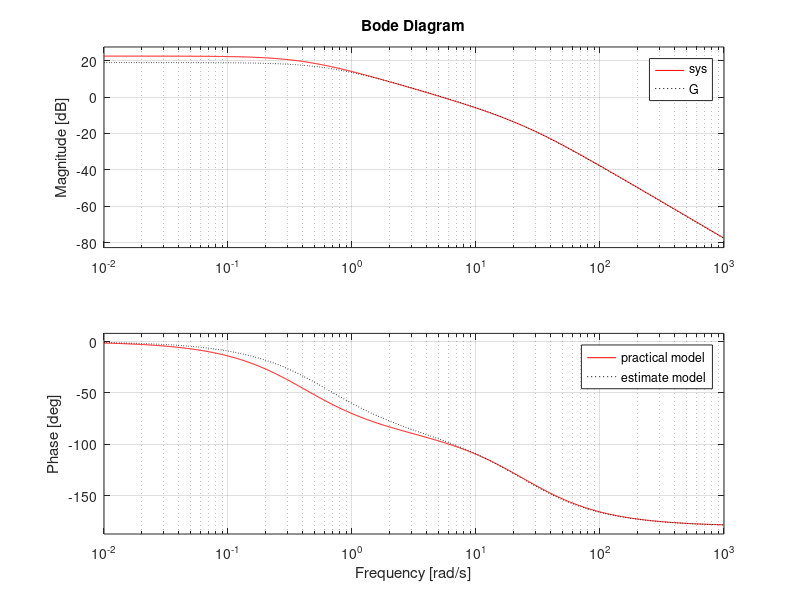

Recreate this plot in MATLAB.
%Transfer function identification with frequency test
clear all;
close all;

ts=0.001;
a=25;b=133;c=10;
sys=tf(b,[1,a,c]);
dsys=c2d(sys,ts,'z');
[num,den]=tfdata(dsys,'v');

Am=0.5; 
kk=0;

for F=1:0.5:10
kk=kk+1;
FF(kk)=F;

u_1=0.0;u_2=0.0;
y_1=0;y_2=0;

for k=1:1:20000
time(k)=k*ts;

u(k)=Am*sin(1*2*pi*F*k*ts);        % Sine Signal with different frequency
y(k)=-den(2)*y_1-den(3)*y_2+num(2)*u_1+num(3)*u_2;
   
u_2=u_1;u_1=u(k);
y_2=y_1;y_1=y(k);
end

plot(time,u,'r',time,y,'b');   %Dynamic Simulation
pause(0.2);

for i=10001:1:15000
    fai(1,i-10000) = sin(2*pi*F*i*ts);
    fai(2,i-10000) = cos(2*pi*F*i*ts);
end
Fai=fai';

fai_in(kk)=0;

Y_out=y(10001:1:15000)';
cout=inv(Fai'*Fai)*Fai'*Y_out;
fai_out(kk)=atan(cout(2)/cout(1));      % Phase Frequency(Deg.)

if fai_out(kk)>0
   fai_out(kk)=fai_out(kk)-pi;
end

Af(kk)=sqrt(cout(1)^2+cout(2)^2);       % Magnitude Frequency(dB)
mag_e(kk)=20*log10(Af(kk)/Am);            % in dB.
ph_e(kk)=(fai_out(kk)-fai_in(kk))*180/pi; % in Deg.

if ph_e(kk)>0  
   ph_e(kk)=ph_e(kk)-360;
end
end

FF=FF';
%%%%%%%%%%%%%%% Closed system modelling
mag_e1=Af'/Am;    %From dB.to ratio
ph_e1=fai_out'-fai_in'; %From Deg. to rad

hp=mag_e1.*(cos(ph_e1)+j*sin(ph_e1)) ;  %Practical frequency response vector

na=2;   % Second order transfer function
nb=0;

w=2*pi*FF;  % in rad./s
% bb and aa gives real numerator and denominator of transfer function
[bb,aa]=invfreqs(hp,w,nb,na);  % w(in rad./s) contains the frequency values

G=tf(bb,aa)   % Transfer function fitting

figure(1);
bode(sys,'r',G,'k:');
legend('practical model','estimate model');